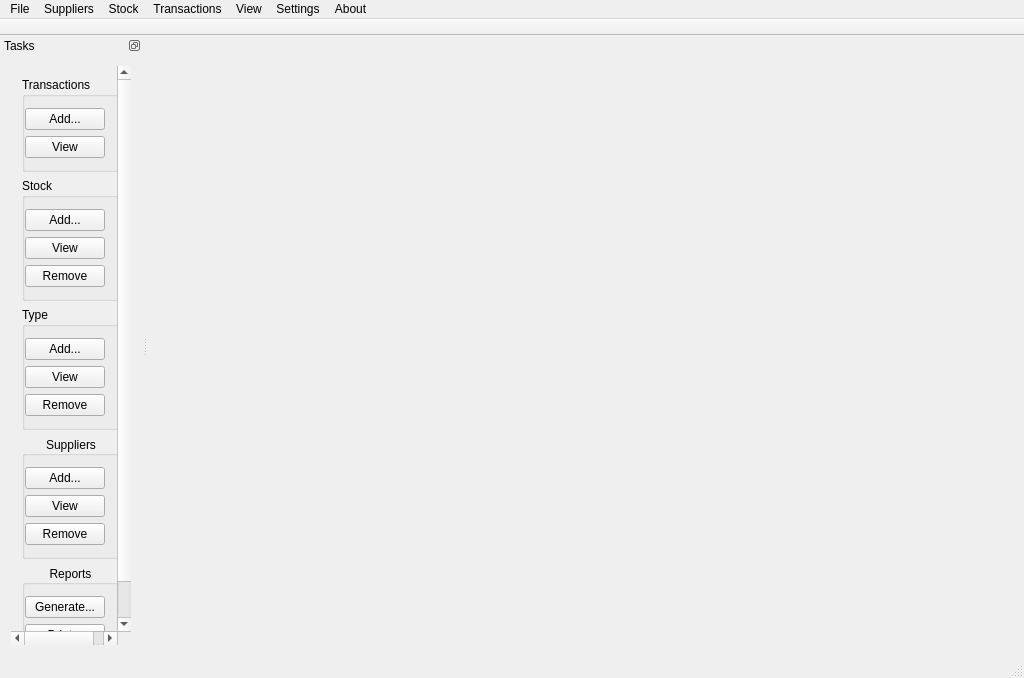
<?xml version="1.0" encoding="UTF-8"?>
<ui version="4.0">
 <class>MainWindow</class>
 <widget class="QMainWindow" name="MainWindow">
  <property name="geometry">
   <rect>
    <x>0</x>
    <y>0</y>
    <width>1024</width>
    <height>678</height>
   </rect>
  </property>
  <property name="sizePolicy">
   <sizepolicy hsizetype="Preferred" vsizetype="Preferred">
    <horstretch>0</horstretch>
    <verstretch>0</verstretch>
   </sizepolicy>
  </property>
  <property name="windowTitle">
   <string>Silk Route Accounting</string>
  </property>
  <property name="windowIcon">
   <iconset resource="imageres.qrc">
    <normaloff>:/transactions/Resources/images/transactions-view.png</normaloff>:/transactions/Resources/images/transactions-view.png</iconset>
  </property>
  <property name="documentMode">
   <bool>false</bool>
  </property>
  <property name="tabShape">
   <enum>QTabWidget::Rounded</enum>
  </property>
  <property name="dockNestingEnabled">
   <bool>false</bool>
  </property>
  <property name="dockOptions">
   <set>QMainWindow::AllowTabbedDocks|QMainWindow::AnimatedDocks</set>
  </property>
  <widget class="QWidget" name="centralWidget">
   <property name="sizePolicy">
    <sizepolicy hsizetype="Preferred" vsizetype="Preferred">
     <horstretch>0</horstretch>
     <verstretch>0</verstretch>
    </sizepolicy>
   </property>
   <layout class="QGridLayout" name="gridLayout">
    <item row="0" column="0">
     <widget class="QWidget" name="widget" native="true"/>
    </item>
   </layout>
  </widget>
  <widget class="QMenuBar" name="menuBar">
   <property name="geometry">
    <rect>
     <x>0</x>
     <y>0</y>
     <width>1024</width>
     <height>25</height>
    </rect>
   </property>
   <widget class="QMenu" name="menuFile">
    <property name="title">
     <string>File</string>
    </property>
    <addaction name="actionPrint"/>
    <addaction name="separator"/>
    <addaction name="actionExit"/>
   </widget>
   <widget class="QMenu" name="menuSuppliers">
    <property name="title">
     <string>Suppliers</string>
    </property>
    <addaction name="separator"/>
    <addaction name="actionAdd_Suppliers"/>
    <addaction name="actionView_Suppliers"/>
    <addaction name="actionSearch_Suppliers"/>
   </widget>
   <widget class="QMenu" name="menuStock">
    <property name="title">
     <string>Stock</string>
    </property>
    <addaction name="actionAdd_Stock_Item"/>
    <addaction name="actionAdd_Stock_Type"/>
    <addaction name="separator"/>
    <addaction name="actionView_Stock"/>
    <addaction name="actionSearch_Stock"/>
   </widget>
   <widget class="QMenu" name="menuTransactions">
    <property name="title">
     <string>Transactions</string>
    </property>
    <addaction name="actionAdd_Transactions"/>
    <addaction name="actionView_Transactions"/>
    <addaction name="actionSearch_Transactions"/>
   </widget>
   <widget class="QMenu" name="menuSettings">
    <property name="title">
     <string>Settings</string>
    </property>
    <addaction name="actionPreferences"/>
   </widget>
   <widget class="QMenu" name="menuView">
    <property name="title">
     <string>View</string>
    </property>
    <addaction name="actionFullscreen"/>
   </widget>
   <widget class="QMenu" name="menuAbout">
    <property name="title">
     <string>About</string>
    </property>
    <addaction name="actionAbout_SLA"/>
    <addaction name="separator"/>
    <addaction name="actionAbout_Qt"/>
   </widget>
   <addaction name="menuFile"/>
   <addaction name="menuSuppliers"/>
   <addaction name="menuStock"/>
   <addaction name="menuTransactions"/>
   <addaction name="menuView"/>
   <addaction name="menuSettings"/>
   <addaction name="menuAbout"/>
  </widget>
  <widget class="QStatusBar" name="statusBar">
   <property name="statusTip">
    <string>Ready...</string>
   </property>
  </widget>
  <widget class="QToolBar" name="toolBar_Acts">
   <property name="windowTitle">
    <string>toolBar</string>
   </property>
   <property name="movable">
    <bool>false</bool>
   </property>
   <attribute name="toolBarArea">
    <enum>TopToolBarArea</enum>
   </attribute>
   <attribute name="toolBarBreak">
    <bool>false</bool>
   </attribute>
  </widget>
  <widget class="QDockWidget" name="groupDock">
   <property name="sizePolicy">
    <sizepolicy hsizetype="Expanding" vsizetype="Expanding">
     <horstretch>0</horstretch>
     <verstretch>0</verstretch>
    </sizepolicy>
   </property>
   <property name="features">
    <set>QDockWidget::DockWidgetFloatable|QDockWidget::DockWidgetMovable</set>
   </property>
   <property name="windowTitle">
    <string>Tasks</string>
   </property>
   <attribute name="dockWidgetArea">
    <number>1</number>
   </attribute>
   <widget class="QWidget" name="groupDockV">
    <property name="sizePolicy">
     <sizepolicy hsizetype="Expanding" vsizetype="Expanding">
      <horstretch>0</horstretch>
      <verstretch>0</verstretch>
     </sizepolicy>
    </property>
    <layout class="QVBoxLayout" name="verticalLayout_7">
     <item>
      <widget class="QScrollArea" name="groupScroll">
       <property name="sizePolicy">
        <sizepolicy hsizetype="Preferred" vsizetype="Preferred">
         <horstretch>0</horstretch>
         <verstretch>0</verstretch>
        </sizepolicy>
       </property>
       <property name="frameShape">
        <enum>QFrame::NoFrame</enum>
       </property>
       <property name="frameShadow">
        <enum>QFrame::Plain</enum>
       </property>
       <property name="widgetResizable">
        <bool>true</bool>
       </property>
       <widget class="QWidget" name="scrollAreaWidgetContents_2">
        <property name="geometry">
         <rect>
          <x>0</x>
          <y>0</y>
          <width>144</width>
          <height>621</height>
         </rect>
        </property>
        <layout class="QVBoxLayout" name="verticalLayout">
         <item>
          <widget class="QGroupBox" name="groupTransactions">
           <property name="title">
            <string>Transactions</string>
           </property>
           <layout class="QVBoxLayout" name="verticalLayout_3">
            <property name="leftMargin">
             <number>0</number>
            </property>
            <property name="rightMargin">
             <number>12</number>
            </property>
            <item>
             <widget class="QPushButton" name="btnTransAdd">
              <property name="autoFillBackground">
               <bool>false</bool>
              </property>
              <property name="text">
               <string>Add...</string>
              </property>
              <property name="icon">
               <iconset>
                <normaloff>:/general/resources/images/add.png</normaloff>
                <normalon>:/general/Resources/images/add.png</normalon>:/general/resources/images/add.png</iconset>
              </property>
              <property name="autoRepeat">
               <bool>false</bool>
              </property>
             </widget>
            </item>
            <item>
             <widget class="QPushButton" name="btnTransView">
              <property name="text">
               <string>View</string>
              </property>
              <property name="icon">
               <iconset>
                <normaloff>:/transactions/resources/images/transactions-view.png</normaloff>
                <normalon>:/transactions/Resources/images/transactions-view.png</normalon>:/transactions/resources/images/transactions-view.png</iconset>
              </property>
             </widget>
            </item>
           </layout>
          </widget>
         </item>
         <item>
          <widget class="QGroupBox" name="groupStock">
           <property name="title">
            <string>Stock</string>
           </property>
           <property name="flat">
            <bool>false</bool>
           </property>
           <layout class="QVBoxLayout" name="verticalLayout_5">
            <property name="leftMargin">
             <number>0</number>
            </property>
            <property name="rightMargin">
             <number>12</number>
            </property>
            <item>
             <widget class="QPushButton" name="btnStockAdd">
              <property name="text">
               <string>Add...</string>
              </property>
              <property name="icon">
               <iconset>
                <normaloff>:/general/resources/images/add.png</normaloff>
                <normalon>:/general/Resources/images/add.png</normalon>:/general/resources/images/add.png</iconset>
              </property>
             </widget>
            </item>
            <item>
             <widget class="QPushButton" name="btnStockView">
              <property name="text">
               <string>View</string>
              </property>
              <property name="icon">
               <iconset>
                <normaloff>:/stock/resources/images/stock-view.png</normaloff>
                <normalon>:/stock/Resources/images/stock-view.png</normalon>:/stock/resources/images/stock-view.png</iconset>
              </property>
             </widget>
            </item>
            <item>
             <widget class="QPushButton" name="btnStockRemove">
              <property name="text">
               <string>Remove</string>
              </property>
              <property name="icon">
               <iconset resource="imageres.qrc">
                <normaloff>:/general/Resources/images/remove.png</normaloff>:/general/Resources/images/remove.png</iconset>
              </property>
             </widget>
            </item>
           </layout>
          </widget>
         </item>
         <item>
          <widget class="QGroupBox" name="groupType">
           <property name="title">
            <string>Type</string>
           </property>
           <layout class="QVBoxLayout" name="verticalLayout_4">
            <property name="leftMargin">
             <number>0</number>
            </property>
            <property name="rightMargin">
             <number>12</number>
            </property>
            <item>
             <widget class="QPushButton" name="btnTypeAdd">
              <property name="text">
               <string>Add...</string>
              </property>
              <property name="icon">
               <iconset resource="imageres.qrc">
                <normaloff>:/general/Resources/images/add.png</normaloff>:/general/Resources/images/add.png</iconset>
              </property>
             </widget>
            </item>
            <item>
             <widget class="QPushButton" name="btnTypeView">
              <property name="text">
               <string>View</string>
              </property>
              <property name="icon">
               <iconset resource="imageres.qrc">
                <normaloff>:/types/Resources/images/type-view.png</normaloff>:/types/Resources/images/type-view.png</iconset>
              </property>
             </widget>
            </item>
            <item>
             <widget class="QPushButton" name="btnTypeRemove">
              <property name="text">
               <string>Remove</string>
              </property>
              <property name="icon">
               <iconset resource="imageres.qrc">
                <normaloff>:/general/Resources/images/remove.png</normaloff>:/general/Resources/images/remove.png</iconset>
              </property>
             </widget>
            </item>
           </layout>
          </widget>
         </item>
         <item>
          <widget class="QGroupBox" name="groupSuppliers">
           <property name="title">
            <string>Suppliers</string>
           </property>
           <property name="alignment">
            <set>Qt::AlignCenter</set>
           </property>
           <layout class="QVBoxLayout" name="verticalLayout_6">
            <property name="leftMargin">
             <number>0</number>
            </property>
            <property name="rightMargin">
             <number>12</number>
            </property>
            <item>
             <widget class="QPushButton" name="btnSupAdd">
              <property name="text">
               <string>Add...</string>
              </property>
              <property name="icon">
               <iconset>
                <normaloff>:/general/resources/images/add.png</normaloff>
                <normalon>:/general/Resources/images/add.png</normalon>:/general/resources/images/add.png</iconset>
              </property>
             </widget>
            </item>
            <item>
             <widget class="QPushButton" name="btnSupView">
              <property name="text">
               <string>View</string>
              </property>
              <property name="icon">
               <iconset>
                <normaloff>:/suppliers/resources/images/supplier-add.png</normaloff>
                <normalon>:/suppliers/Resources/images/supplier-view.png</normalon>:/suppliers/resources/images/supplier-add.png</iconset>
              </property>
             </widget>
            </item>
            <item>
             <widget class="QPushButton" name="btnSupRemove">
              <property name="text">
               <string>Remove</string>
              </property>
              <property name="icon">
               <iconset resource="imageres.qrc">
                <normaloff>:/general/Resources/images/remove.png</normaloff>:/general/Resources/images/remove.png</iconset>
              </property>
             </widget>
            </item>
           </layout>
          </widget>
         </item>
         <item>
          <widget class="QGroupBox" name="groupReport">
           <property name="title">
            <string>Reports</string>
           </property>
           <property name="alignment">
            <set>Qt::AlignCenter</set>
           </property>
           <layout class="QVBoxLayout" name="verticalLayout_8">
            <property name="leftMargin">
             <number>0</number>
            </property>
            <property name="rightMargin">
             <number>12</number>
            </property>
            <item>
             <widget class="QPushButton" name="btnGenReport">
              <property name="text">
               <string>Generate...</string>
              </property>
              <property name="icon">
               <iconset resource="imageres.qrc">
                <normaloff>:/reports/Resources/images/reports.png</normaloff>:/reports/Resources/images/reports.png</iconset>
              </property>
             </widget>
            </item>
            <item>
             <widget class="QPushButton" name="btnPrintReport">
              <property name="text">
               <string>Print...</string>
              </property>
              <property name="icon">
               <iconset resource="imageres.qrc">
                <normaloff>:/reports/Resources/images/print.png</normaloff>:/reports/Resources/images/print.png</iconset>
              </property>
             </widget>
            </item>
           </layout>
          </widget>
         </item>
        </layout>
       </widget>
      </widget>
     </item>
    </layout>
   </widget>
  </widget>
  <action name="actionExit">
   <property name="text">
    <string>Exit</string>
   </property>
  </action>
  <action name="actionPrint">
   <property name="text">
    <string>Print...</string>
   </property>
   <property name="shortcut">
    <string>Ctrl+P</string>
   </property>
  </action>
  <action name="actionAdd_Suppliers">
   <property name="icon">
    <iconset resource="imageres.qrc">
     <normaloff>:/general/Resources/images/add.png</normaloff>:/general/Resources/images/add.png</iconset>
   </property>
   <property name="text">
    <string>Add...</string>
   </property>
   <property name="toolTip">
    <string>Add Supplier</string>
   </property>
  </action>
  <action name="actionView_Suppliers">
   <property name="icon">
    <iconset resource="imageres.qrc">
     <normaloff>:/suppliers/Resources/images/supplier-add.png</normaloff>
     <normalon>:/mainicons/resources/images/supplier-view.png</normalon>:/suppliers/Resources/images/supplier-add.png</iconset>
   </property>
   <property name="text">
    <string>View</string>
   </property>
   <property name="toolTip">
    <string>View Suppliers</string>
   </property>
  </action>
  <action name="actionAdd_Stock_Item">
   <property name="icon">
    <iconset resource="imageres.qrc">
     <normaloff>:/general/Resources/images/add.png</normaloff>:/general/Resources/images/add.png</iconset>
   </property>
   <property name="text">
    <string>Add Stock Item...</string>
   </property>
  </action>
  <action name="actionView_Stock">
   <property name="icon">
    <iconset resource="imageres.qrc">
     <normaloff>:/stock/Resources/images/stock-view.png</normaloff>:/stock/Resources/images/stock-view.png</iconset>
   </property>
   <property name="text">
    <string>View</string>
   </property>
   <property name="toolTip">
    <string>View Stock Items</string>
   </property>
  </action>
  <action name="actionAdd_Transactions">
   <property name="icon">
    <iconset>
     <normalon>:/general/Resources/images/add.png</normalon>
    </iconset>
   </property>
   <property name="text">
    <string>Add..</string>
   </property>
  </action>
  <action name="actionView_Transactions">
   <property name="icon">
    <iconset>
     <normaloff>:/transactions/resources/images/transactions-view.png</normaloff>
     <normalon>:/transactions/Resources/images/transactions-view.png</normalon>:/transactions/resources/images/transactions-view.png</iconset>
   </property>
   <property name="text">
    <string>View</string>
   </property>
   <property name="toolTip">
    <string>View Transactions</string>
   </property>
  </action>
  <action name="actionPreferences">
   <property name="icon">
    <iconset>
     <normaloff>:/general/resources/images/preferences.png</normaloff>
     <normalon>:/general/Resources/images/preferences.png</normalon>:/general/resources/images/preferences.png</iconset>
   </property>
   <property name="text">
    <string>Preferences</string>
   </property>
  </action>
  <action name="actionFullscreen">
   <property name="checkable">
    <bool>true</bool>
   </property>
   <property name="text">
    <string>Fullscreen</string>
   </property>
   <property name="shortcut">
    <string>F11</string>
   </property>
  </action>
  <action name="actionSearch_Suppliers">
   <property name="icon">
    <iconset resource="imageres.qrc">
     <normaloff>:/general/Resources/images/search.png</normaloff>:/general/Resources/images/search.png</iconset>
   </property>
   <property name="text">
    <string>Search...</string>
   </property>
  </action>
  <action name="actionSearch_Stock">
   <property name="icon">
    <iconset>
     <normaloff>:/stock/resources/images/stock-search.png</normaloff>
     <normalon>:/general/Resources/images/search.png</normalon>:/stock/resources/images/stock-search.png</iconset>
   </property>
   <property name="text">
    <string>Search...</string>
   </property>
   <property name="toolTip">
    <string>Search Stock</string>
   </property>
  </action>
  <action name="actionSearch_Transactions">
   <property name="icon">
    <iconset resource="imageres.qrc">
     <normaloff>:/general/Resources/images/search.png</normaloff>:/general/Resources/images/search.png</iconset>
   </property>
   <property name="text">
    <string>Search...</string>
   </property>
   <property name="toolTip">
    <string>Search Transactions</string>
   </property>
  </action>
  <action name="actionAdd_Stock_Type">
   <property name="icon">
    <iconset>
     <normaloff>:/general/Resources/images/add2.png</normaloff>:/general/Resources/images/add2.png</iconset>
   </property>
   <property name="text">
    <string>Add Stock Type..</string>
   </property>
  </action>
  <action name="actionAbout_SLA">
   <property name="text">
    <string>About SLA...</string>
   </property>
  </action>
  <action name="actionAbout_Qt">
   <property name="text">
    <string>About Qt</string>
   </property>
  </action>
 </widget>
 <layoutdefault spacing="6" margin="11"/>
 <tabstops>
  <tabstop>btnTransAdd</tabstop>
  <tabstop>btnTransView</tabstop>
  <tabstop>btnStockAdd</tabstop>
  <tabstop>btnStockView</tabstop>
  <tabstop>btnSupAdd</tabstop>
  <tabstop>btnSupView</tabstop>
  <tabstop>groupScroll</tabstop>
 </tabstops>
 <resources>
  <include location="imageres.qrc"/>
 </resources>
 <connections/>
</ui>
